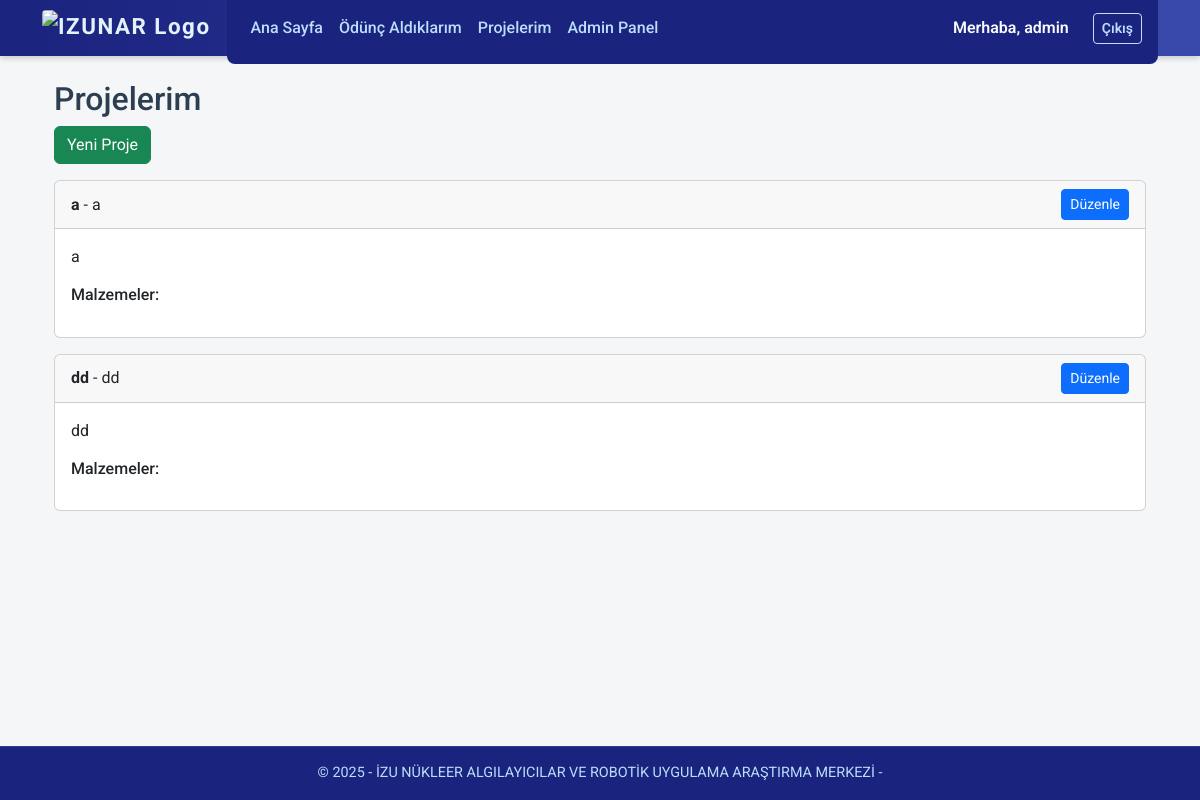
The page /projelerim (signed in) on the database its author committed.
### models.py (models this page shows)
class User(db.Model, UserMixin):
    id = db.Column(db.Integer, primary_key=True)
    username = db.Column(db.String(80), unique=True, nullable=False)
    password = db.Column(db.String(120), nullable=False)
    role = db.Column(db.String(20), default="user")  # 'admin' veya 'user'
    can_add_product = db.Column(db.Boolean, default=False)
    @property
    def is_admin(self):
        return self.role == 'admin'

class Project(db.Model):
    id = db.Column(db.Integer, primary_key=True)
    name = db.Column(db.String(100), nullable=False)
    description = db.Column(db.Text, nullable=True)
    location = db.Column(db.String(100), nullable=True)
    status = db.Column(db.String(20), default="Bekliyor")  # "Bekliyor", "Onaylandı", "Tamamlandı"
    approved = db.Column(db.Boolean, default=False)
    user_id = db.Column(db.Integer, db.ForeignKey('user.id'), nullable=False)
    timestamp = db.Column(db.DateTime, default=lambda: datetime.now(turkey_tz))
    user = db.relationship('User', backref='projects')
    items = db.relationship('ProjectItem', backref='project', cascade="all, delete-orphan")

### app.py (the view)
@app.route('/projelerim')
@login_required
def my_projects():
    projects = Project.query.filter_by(user_id=current_user.id).all()
    return render_template('projects.html', projects=projects)

### app.py (called while the page is built)
@app.context_processor
def inject_csrf_token():
    return dict(csrf_token=generate_csrf())

@app.context_processor
def inject_timezone():
    return dict(tz=ZoneInfo("Europe/Istanbul"))

@login_manager.user_loader
def load_user(user_id):
    return User.query.get(int(user_id))

### templates/projects.html (shortened to what this page needs)
{% extends 'base.html' %}
{% block content %}
<div class="container mt-4">
  <h2>Projelerim</h2>
  <a href="{{ url_for('create_project') }}" class="btn btn-success mb-3">Yeni Proje</a>
  {% for project in projects %}
    <div class="card mb-3">
      <div class="card-header d-flex justify-content-between align-items-center">
        <div>
          <strong>{{ project.name }}</strong> - {{ project.location }}
        </div>
        <a href="{{ url_for('edit_project', project_id=project.id) }}" class="btn btn-sm btn-primary">Düzenle</a>
      </div>
      <div class="card-body">
        <p>{{ project.description }}</p>
        <h6>Malzemeler:</h6>
      </div>
    </div>
  {% endfor %}
</div>
{% endblock %}

### templates/base.html (shortened to what this page needs)
<!DOCTYPE html>
<html lang="tr">
<head>
  <link href="https://cdn.jsdelivr.net/npm/bootstrap@5.3.0/dist/css/bootstrap.min.css" rel="stylesheet" />
  <link href="https://cdn.jsdelivr.net/npm/bootstrap-icons@1.10.5/font/bootstrap-icons.css" rel="stylesheet" />
</head>
<body>
<nav class="navbar navbar-expand-lg">
  <div class="container">
    <a class="navbar-brand" href="https://nar.izu.edu.tr/" target="_blank" rel="noopener noreferrer">
      <img src="https://nar.izu.edu.tr/assets/nar_logo_lowres.png" alt="IZUNAR Logo" />
    </a>
    <div class="collapse navbar-collapse" id="navbarContent">
      <ul class="navbar-nav me-auto mb-2 mb-lg-0">
        <li class="nav-item">
          <a class="nav-link" href="{{ url_for('index') }}">Ana Sayfa</a>
        </li>
        {% if current_user.is_authenticated %}
        <li class="nav-item">
          <a class="nav-link" href="{{ url_for('my_borrowed') }}">Ödünç Aldıklarım</a>
        </li>
        <li class="nav-item">
          <a class="nav-link" href="{{ url_for('my_projects') }}">Projelerim</a>
        </li>
        {% if current_user.is_admin %}
        <li class="nav-item">
          <a class="nav-link" href="{{ url_for('admin_dashboard') }}">Admin Panel</a>
        </li>
        {% endif %}
        {% endif %}
      </ul>
      <div class="d-flex align-items-center gap-2">
        {% if current_user.is_authenticated %}
        <span class="text-light fw-semibold me-3">Merhaba, {{ current_user.username }}</span>
        <a class="btn btn-outline-light btn-sm" href="{{ url_for('logout') }}">Çıkış</a>
        {% else %}
        <a class="btn btn-outline-light btn-sm" href="{{ url_for('login') }}">Giriş</a>
        <a class="btn btn-outline-light btn-sm" href="{{ url_for('register') }}">Kayıt Ol</a>
        {% endif %}
      </div>
    </div>
  </div>
</nav>
<div class="container mt-4">
  {% block content %}{% endblock %}
</div>
<footer>
  &copy; {{ current_year or "2025" }} - İZU NÜKLEER ALGILAYICILAR VE ROBOTİK UYGULAMA ARAŞTIRMA MERKEZİ -
</footer>
</body>
</html>

### templates/base.html (style rules this page uses)
body { font-family: 'Roboto', sans-serif; background-color: #f4f6f8; color: #2c3e50; padding-top: 56px; margin-bottom: 3.5rem; }
.navbar { position: fixed; top: 0; left: 0; right: 0; height: 56px; background: linear-gradient(90deg, #1a237e 0%, #3949ab 100%); box-shadow: 0 2px 6px rgba(0, 0, 0, 0.2); transition: top 0.3s ease; z-index: 1030; }
.navbar-brand { display: flex; align-items: center; gap: 0.5rem; font-weight: 700; font-size: 1.4rem; letter-spacing: 1.5px; color: #e3f2fd !important; }
.navbar-brand img { height: 36px; width: auto; border-radius: 4px; }
.navbar-nav .nav-link { color: #bbdefb !important; font-weight: 500; transition: color 0.3s ease; }
.btn-outline-light { border-color: #bbdefb; color: #bbdefb; font-weight: 600; transition: all 0.3s ease; }
footer { position: fixed; bottom: 0; left: 0; right: 0; background-color: #1a237e; color: #bbdefb; padding: 1rem 0; text-align: center; font-size: 0.9rem; box-shadow: inset 0 1px 0 rgba(255, 255, 255, 0.1); white-space: nowrap; overflow: hidden; text-overflow: ellipsis; z-index: 1020; }
.navbar-collapse { background-color: #1a237e !important; border-radius: 0.5rem; padding: 1rem; animation: slideIn 0.4s ease forwards; }

### rows shown on the page
User: username "admin"
Project: name "a", location "a", description "a"
Project: name "dd", location "dd", description "dd"

### other values the page prints
{{ current_year or "2025" }} "2025"
